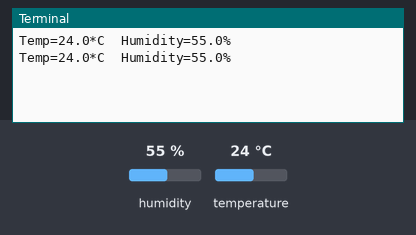
Simulated run of this program. Board: Raspberry Pi (BCM pin numbers). On the bench: the last lines printed to the terminal. The test bench sets the inputs (shaded band); at power-on: humidity 55 %, temperature 24 °C.

Above: at 1.2 s.
1.3 s: humidity set to 22 %
At 2.0 s:
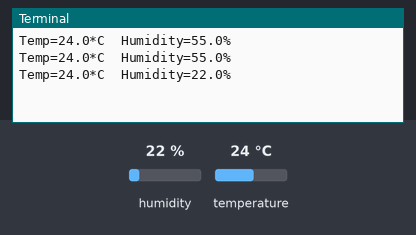
2.8 s: temperature set to 12 °C
At 3.6 s:
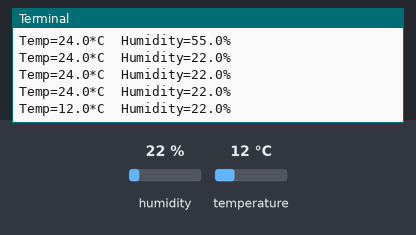
4.3 s: humidity set to 40 %
At 4.3 s:
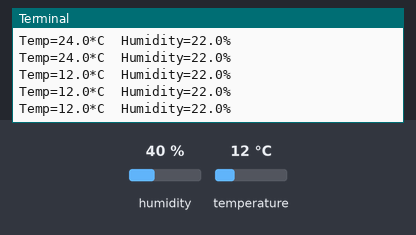
Timing chart, 0 to 7.3 s (numbered marks = the images above; inputs shaded):
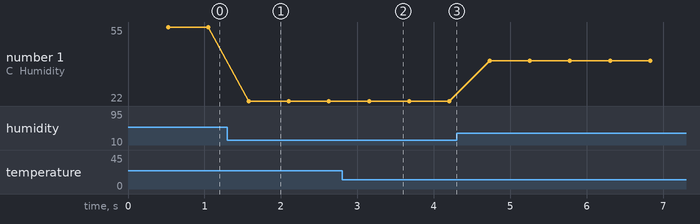

Measured:
- after the input at 1.3 s, the terminal: prints a new line after 0.28 s (image 1)
- after the input at 2.8 s, the terminal: prints a new line after 0.35 s (image 2)
- plotted number 1: 55 → 22 after the input at 1.3 s, 22 → 40 after the input at 4.3 s

The program:

humid2.py
```python
#!/usr/bin/env python3
import Adafruit_DHT

class humidity(object):

    def read_ht(self,DHT_SENSOR,DHT_PIN):
        humidity, temperature = Adafruit_DHT.read_retry(DHT_SENSOR, DHT_PIN)
        return humidity, temperature

#############################################################################

if __name__ == '__main__':

    DHT_SENSOR = Adafruit_DHT.DHT22
    DHT_PIN    = 4
    DHT        = humidity()

    while True:
    	try:
	     humid, temp = DHT.read_ht(DHT_SENSOR,DHT_PIN)
	     print("Temp={0:0.1f}*C  Humidity={1:0.1f}%".format(temp, humid))

    	except KeyboardInterrupt:
      	    print("\nUser abort with CTRL-C\n")
      	    exit()
```
